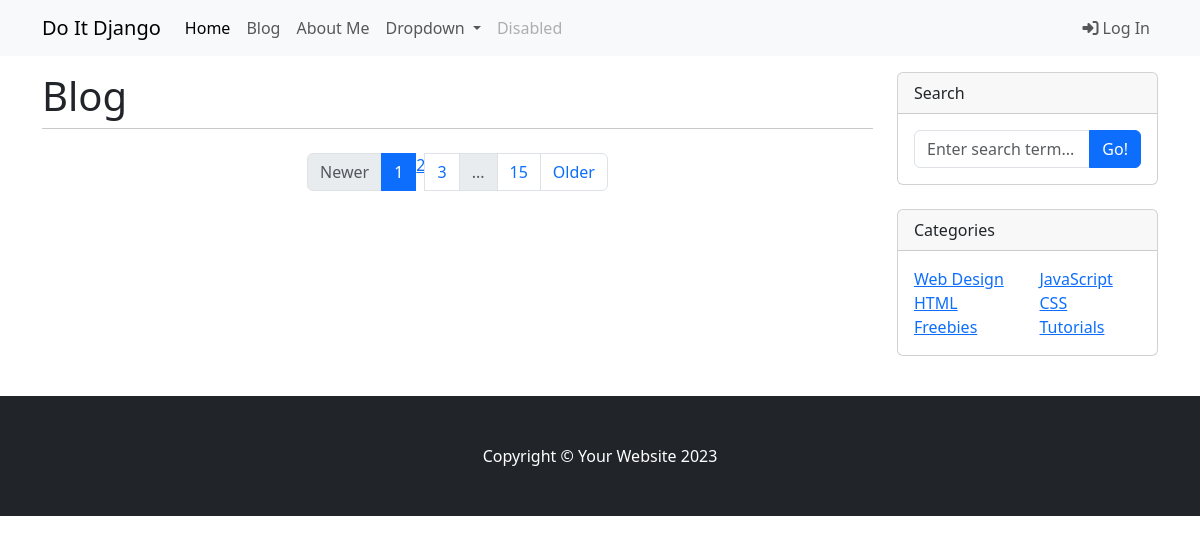
Before: /blog/ with the older database file.
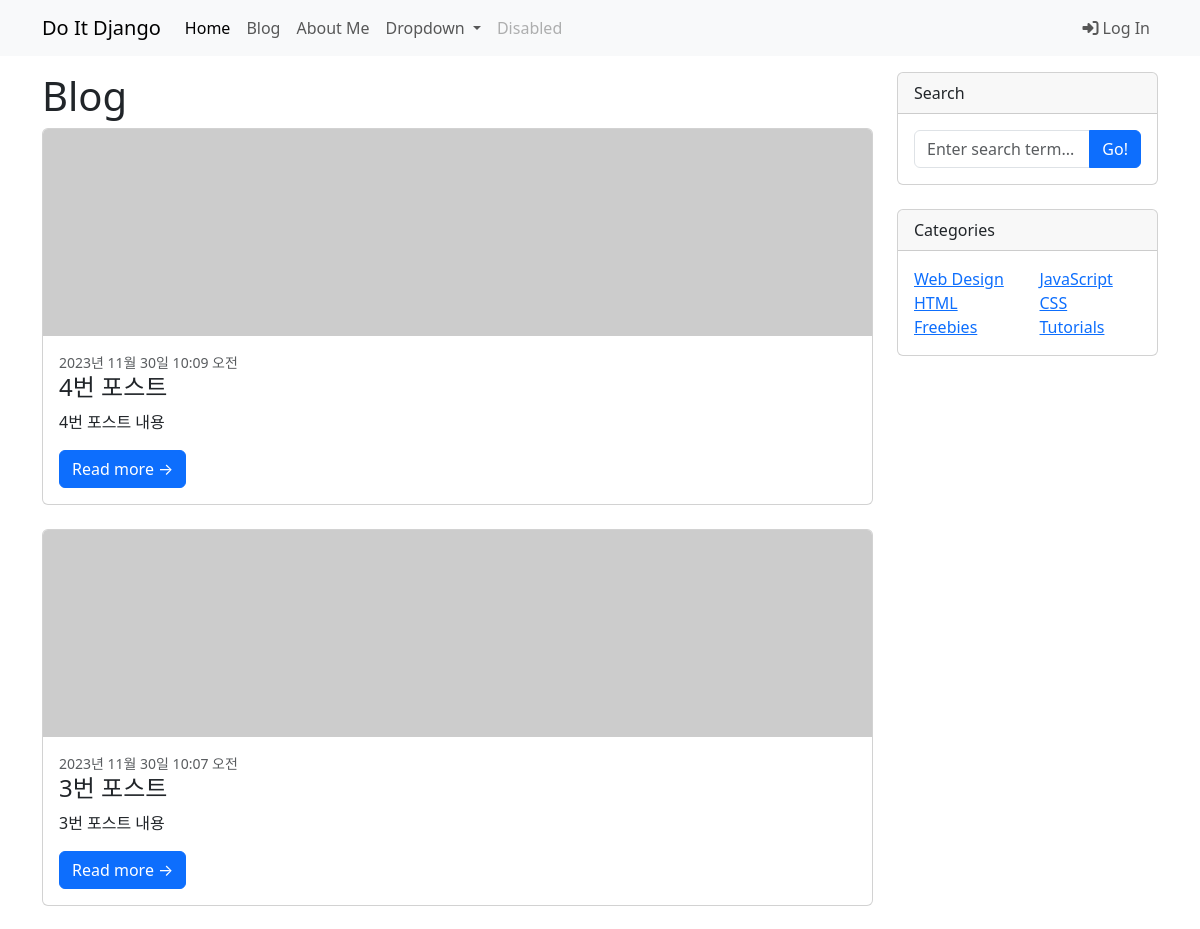
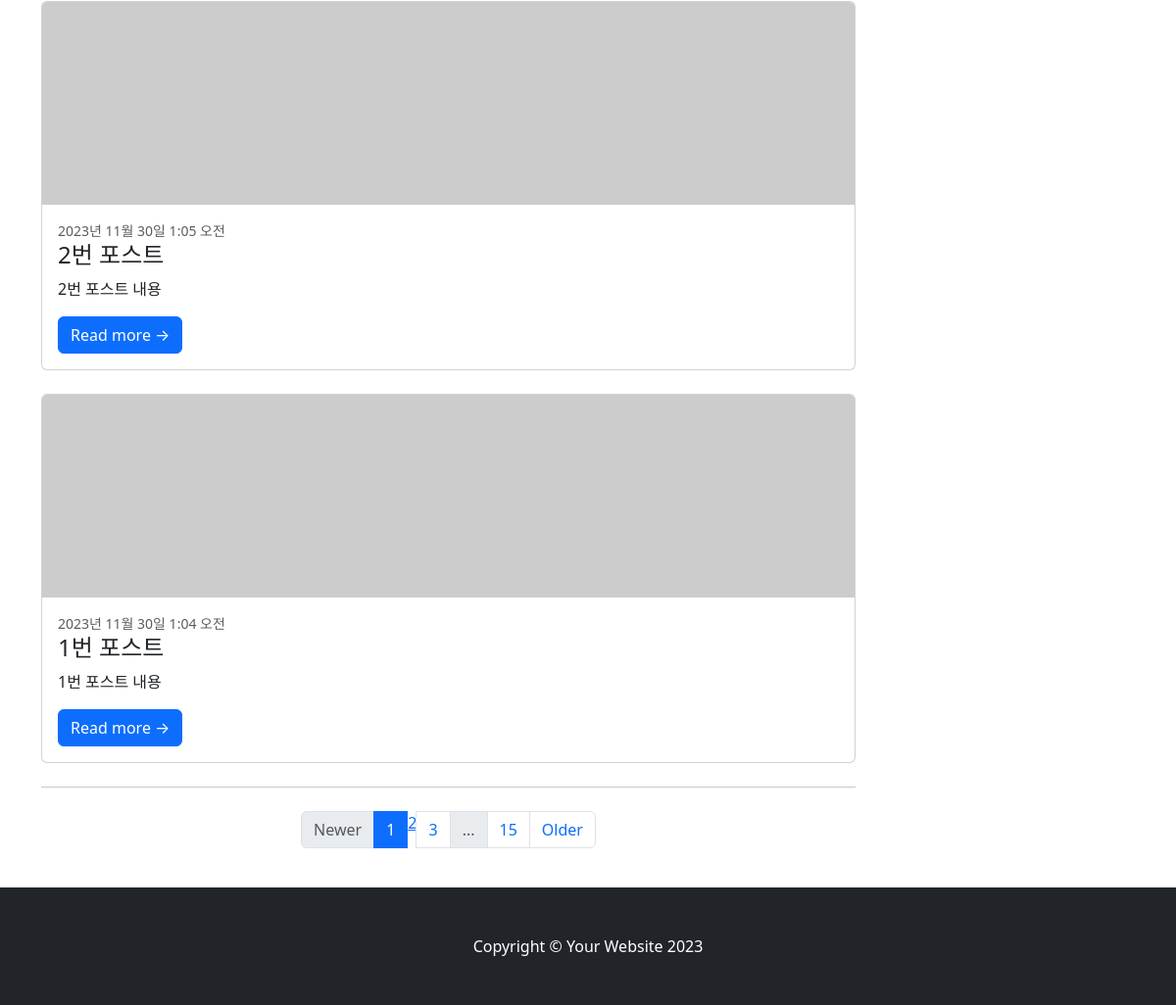
After: the same page with the newer database file (2 pictures, top to bottom).
### blog/models.py (models this page shows, shortened)
class Post(models.Model):
    title = models.CharField(max_length=30)
    hook_text = models.CharField(max_length=100, blank=True)
    content = models.TextField()
    head_image = models.ImageField(upload_to="blog/images/%Y/%m/%d/", blank=True)
    file_upload = models.FileField(upload_to="blog/files/%Y/%m/%d/", blank=True)
    created_at = models.DateTimeField(auto_now_add=True)
    updated_at = models.DateTimeField(auto_now=True)
    def get_absolute_url(self):
        return f"/blog/{self.pk}/"

### blog/views.py (the view)
# urls.py: path("", views.PostList.as_view()),
class PostList(ListView):
    model = Post
    ordering = "-pk"

### blog/templates/blog/post_list.html (shortened to what this page needs)
<!DOCTYPE html>
{% load static %}
<html>
  <head>
    <link rel="stylesheet" href="{% static 'blog/bootstrap/bootstrap.min.css' %}" media="screen">
  </head>
  <body>
    <nav class="navbar navbar-expand-lg bg-body-tertiary">
      <div class="container-fluid container">
        <a class="navbar-brand" href="./index.html">Do It Django</a>
        <div class="collapse navbar-collapse" id="navbarSupportedContent">
          <ul class="navbar-nav me-auto mb-2 mb-lg-0">
            <li class="nav-item">
              <a class="nav-link active" aria-current="page" href="./index.html">Home</a>
            </li>
            <li class="nav-item">
              <a class="nav-link" href="./blog_list.html">Blog</a>
            </li>
            <li class="nav-item">
              <a class="nav-link" href="./about_me.html">About Me</a>
            </li>
            <li class="nav-item dropdown">
              <a class="nav-link dropdown-toggle" href="#" role="button" data-bs-toggle="dropdown" aria-expanded="false">
                Dropdown
              </a>
            </li>
            <li class="nav-item">
              <a class="nav-link disabled" aria-disabled="true">Disabled</a>
            </li>
          </ul>
          <ul class="navbar-nav ml-auto">
            <li class="nav-item">
              <a class="nav-link" href="#" data-bs-toggle="modal" data-bs-target="#loginModal">
                <i class="fa-solid fa-right-to-bracket"></i>
                Log In</a>
            </li>
          </ul>
        </div>
      </div>
    </nav>
    <div class="container my-3">
      <div class="row">
        <div class="col-md-8 col-lg-9">
          <h1>Blog</h1>
          {% for p in post_list %}
            <div class="card mb-4">
              {% if p.head_image %}
                <a href="#!"><img class="card-img-top" src="{{ p.head_image.url }}" alt="..."/></a>
              {% else %}
                <img class="card-img-top" src="https://picsum.photos/seed/{{ p.id }}/800/200" alt="random_image">
              {% endif %}
              <div class="card-body">
                <div class="small text-muted">{{ p.created_at }}</div>
                <h2 class="card-title h4">{{ p.title }}</h2>
                <p class="card-text">{{ p.content | truncatewords:45 }}</p>
                <a class="btn btn-primary" href="{{ p.get_absolute_url }}">Read more →</a>
              </div>
            </div>
          {% endfor %}
          <nav aria-label="Pagination">
            <hr class="my-0"/>
            <ul class="pagination justify-content-center my-4">
              <li class="page-item disabled">
                <a class="page-link" href="#" tabindex="-1" aria-disabled="true">Newer</a>
              </li>
              <li class="page-item active" aria-current="page">
                <a class="page-link" href="#!">1</a>
              </li>
              <li class="page-item">
                <a class="page-slink" href="#!">2</a>
              </li>
              <li class="page-item">
                <a class="page-link" href="#!">3</a>
              </li>
              <li class="page-item disabled">
                <a class="page-link" href="#!">...</a>
              </li>
              <li class="page-item">
                <a class="page-link" href="#!">15</a>
              </li>
              <li class="page-item">
                <a class="page-link" href="#!">Older</a>
              </li>
            </ul>
          </nav>
        </div>
        <div class="col-md-4 col-lg-3">
          <div class="card mb-4">
            <div class="card-header">Search</div>
            <div class="card-body">
              <div class="input-group">
                <input class="form-control" type="text" placeholder="Enter search term..." aria-label="Enter search term..." aria-describedby="button-search"/>
                <button class="btn btn-primary" id="button-search" type="button">Go!</button>
              </div>
            </div>
          </div>
          <div class="card mb-4">
            <div class="card-header">Categories</div>
            <div class="card-body">
              <div class="row">
                <div class="col-sm-6">
                  <ul class="list-unstyled mb-0">
                    <li>
                      <a href="#!">Web Design</a>
                    </li>
                    <li>
                      <a href="#!">HTML</a>
                    </li>
                    <li>
                      <a href="#!">Freebies</a>
                    </li>
                  </ul>
                </div>
                <div class="col-sm-6">
                  <ul class="list-unstyled mb-0">
                    <li>
                      <a href="#!">JavaScript</a>
                    </li>
                    <li>
                      <a href="#!">CSS</a>
                    </li>
                    <li>
                      <a href="#!">Tutorials</a>
                    </li>
                  </ul>
                </div>
              </div>
            </div>
          </div>
        </div>
      </div>
    </div>
    <footer class="py-5 bg-dark">
      <div class="container">
        <p class="m-0 text-center text-white">Copyright &copy; Your Website 2023</p>
      </div>
    </footer>
  </body>
</html>

Changed rows visible on the page:
added Post: created_at "2023년 11월 30일 10:09 오전", title "4번 포스트", content "4번 포스트 내용"
added Post: created_at "2023년 11월 30일 10:07 오전", title "3번 포스트", content "3번 포스트 내용"
added Post: created_at "2023년 11월 30일 1:05 오전", title "2번 포스트", content "2번 포스트 내용"
added Post: created_at "2023년 11월 30일 1:04 오전", title "1번 포스트", content "1번 포스트 내용"
